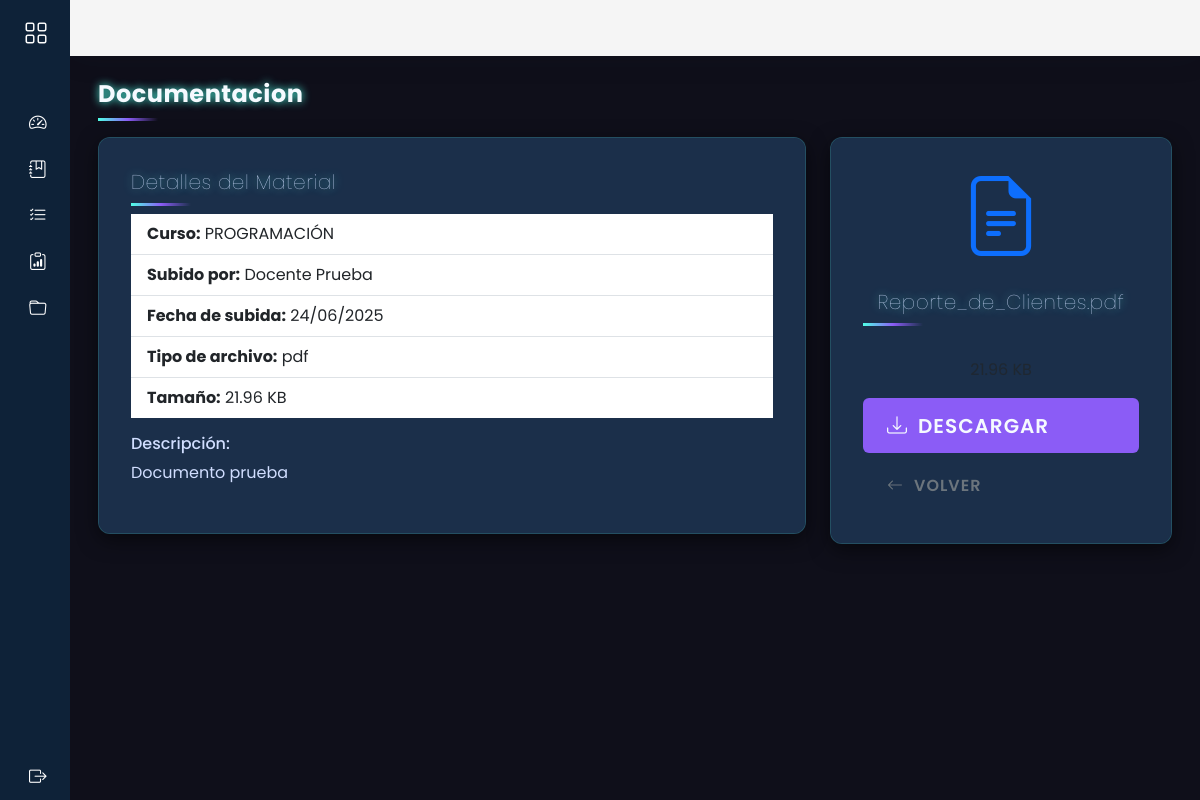
Page /estudiante/materiales/3 on the earlier database version.
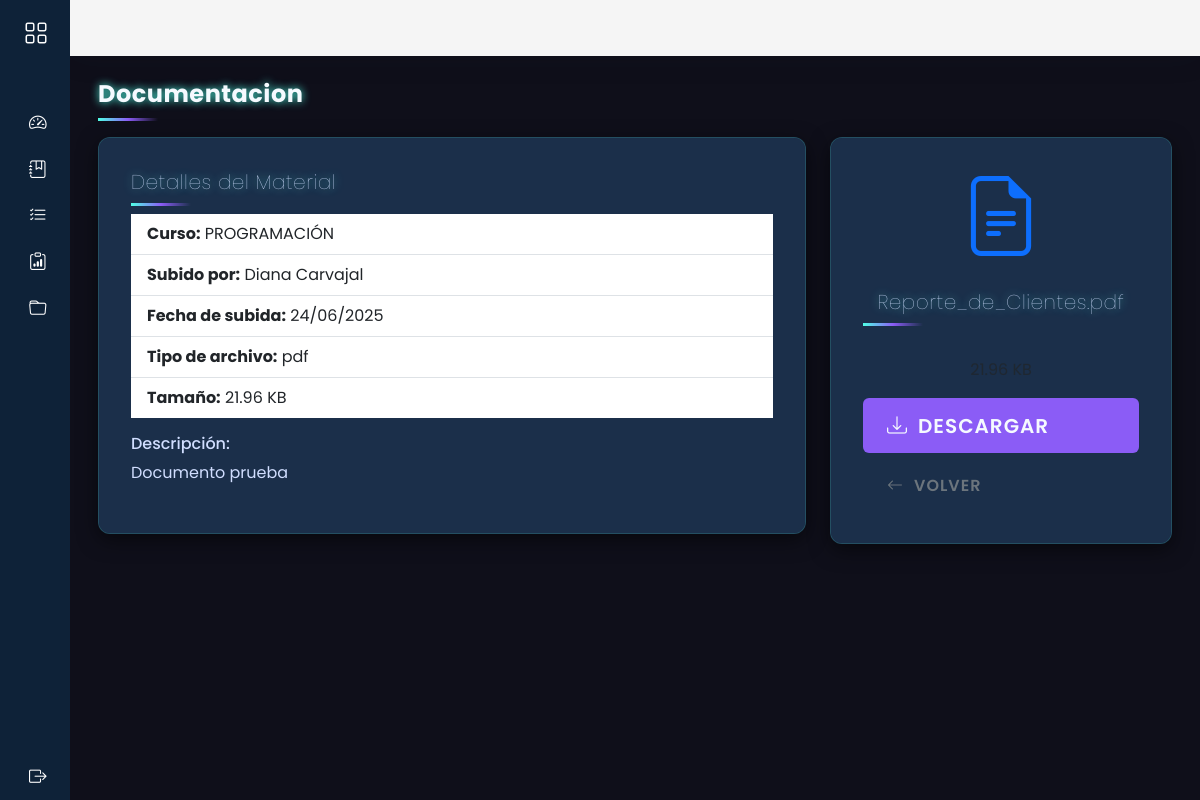
Same page on the later database version.
### models/usuario_model.py (models this page shows, shortened)
class Usuario(db.Model, UserMixin):
    __tablename__='usuarios'
    id = db.Column(db.Integer,primary_key=True)
    nombre = db.Column(db.String(80),nullable=False)
    apellido = db.Column(db.String(100))
    email = db.Column(db.String(120), unique=True)
    username = db.Column(db.String(20),nullable=False)
    password = db.Column(db.String,nullable=False)
    activo = db.Column(db.Boolean, default=True,nullable=False)
    rol_id = db.Column(db.Integer, db.ForeignKey('rol.id'), nullable=False)
    rol = db.relationship('Rol', back_populates='usuarios')
    docentes = db.relationship('Docente', backref='usuario_rel', lazy=True, cascade='all, delete-orphan')
    estudiantes = db.relationship('Estudiante', backref='usuario_rel', lazy=True, cascade='all, delete-orphan')
    def delete(self):
        db.session.delete(self)
        db.session.commit()

### controllers/estudiante/mi_material_controller.py (the view)
@mi_material_bp.route("/<int:id>")
def view(id):
    material = Material.get_by_id(id)
    return ver_material(material)

### models/material_model.py (called while the page is built)
    @staticmethod
    def get_by_id(id):
        return Material.query.get(id)

    def get_file_size(self):
        sizes = ['B', 'KB', 'MB', 'GB']
        size = self.tamanio
        i = 0
        while size >= 1024 and i < len(sizes)-1:
            size /= 1024
            i += 1
        return f"{size:.2f} {sizes[i]}"

### views/estudiante/materiales_view.py (called while the page is built)
def ver_material(material):
    return render_template(
        'estudiante/materiales/descargar.html',
        material=material
    )

### templates/estudiante/materiales/descargar.html (shortened to what this page needs)
{% extends "estudiante/base.html" %}
{% block header %}{{ material.titulo }}{% endblock %}
{% block content %}
<div class="row">
    <div class="col-md-8">
        <div class="card mb-4">
            <div class="card-body">
                <h5 class="card-title">Detalles del Material</h5>
                <ul class="list-group list-group-flush">
                    <li class="list-group-item">
                        <strong>Curso:</strong> {{ material.curso.nombre }}
                    </li>
                    <li class="list-group-item">
                        <strong>Subido por:</strong> {{ material.docente.nombre }} {{ material.docente.apellido }}
                    </li>
                    <li class="list-group-item">
                        <strong>Fecha de subida:</strong> {{ material.fecha_subida.strftime('%d/%m/%Y') }}
                    </li>
                    <li class="list-group-item">
                        <strong>Tipo de archivo:</strong> {{ material.tipo_archivo }}
                    </li>
                    <li class="list-group-item">
                        <strong>Tamaño:</strong> {{ material.get_file_size() }}
                    </li>
                </ul>
                {% if material.descripcion %}
                <div class="mt-3">
                    <h6>Descripción:</h6>
                    <p>{{ material.descripcion }}</p>
                </div>
                {% endif %}
            </div>
        </div>
    </div>
    <div class="col-md-4">
        <div class="card">
            <div class="card-body text-center">
                <div class="mb-4">
                    <i class="bi bi-file-earmark-text display-1 text-primary"></i>
                </div>
                <h5>{{ material.nombre_archivo }}</h5>
                <p class="text-muted">{{ material.get_file_size() }}</p>
                <a href="{{ url_for('estudiante_material.descargar', nombre_archivo=material.nombre_archivo) }}"
                   class="btn btn-primary btn-lg w-100 mb-2">
                    <i class="bi bi-download"></i> Descargar
                </a>
                <a href="{{ url_for('estudiante_material.index') }}" class="btn btn-outline-secondary w-100">
                    <i class="bi bi-arrow-left"></i> Volver
                </a>
            </div>
        </div>
    </div>
</div>
{% endblock %}

Differences in the rows shown:
changed Usuario: docente.nombre "Docente" → "Diana"; docente.apellido "Prueba" → "Carvajal"
